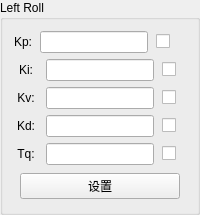
           <widget class="QGroupBox" name="groupBox_3">
            <property name="title">
             <string>Left Roll</string>
            </property>
            <layout class="QVBoxLayout" name="verticalLayout_11">
             <item>
              <layout class="QVBoxLayout" name="verticalLayout_3">
               <item>
                <layout class="QHBoxLayout" name="horizontalLayout_9" stretch="0">
                 <property name="spacing">
                  <number>3</number>
                 </property>
                 <property name="sizeConstraint">
                  <enum>QLayout::SetDefaultConstraint</enum>
                 </property>
                 <item>
                  <layout class="QHBoxLayout" name="horizontalLayout_10" stretch="0,0,1">
                   <property name="spacing">
                    <number>8</number>
                   </property>
                   <property name="sizeConstraint">
                    <enum>QLayout::SetDefaultConstraint</enum>
                   </property>
                   <item>
                    <widget class="QLabel" name="label_10">
                     <property name="text">
                      <string>Kp:</string>
                     </property>
                     <property name="alignment">
                      <set>Qt::AlignCenter</set>
                     </property>
                    </widget>
                   </item>
                   <item>
                    <widget class="QLineEdit" name="lineEdit_lroll_kp">
                     <property name="inputMethodHints">
                      <set>Qt::ImhDigitsOnly</set>
                     </property>
                     <property name="alignment">
                      <set>Qt::AlignRight|Qt::AlignTrailing|Qt::AlignVCenter</set>
                     </property>
                    </widget>
                   </item>
                   <item>
                    <widget class="QCheckBox" name="checkBox_lroll_kp">
                     <property name="layoutDirection">
                      <enum>Qt::LeftToRight</enum>
                     </property>
                     <property name="text">
                      <string/>
                     </property>
                    </widget>
                   </item>
                  </layout>
                 </item>
                </layout>
               </item>
               <item>
                <layout class="QHBoxLayout" name="horizontalLayout_11" stretch="1,0,1">
                 <property name="spacing">
                  <number>8</number>
                 </property>
                 <property name="sizeConstraint">
                  <enum>QLayout::SetDefaultConstraint</enum>
                 </property>
                 <item>
                  <widget class="QLabel" name="label_12">
                   <property name="text">
                    <string>Ki:</string>
                   </property>
                   <property name="alignment">
                    <set>Qt::AlignCenter</set>
                   </property>
                  </widget>
                 </item>
                 <item>
                  <widget class="QLineEdit" name="lineEdit_lroll_ki">
                   <property name="inputMethodHints">
                    <set>Qt::ImhDigitsOnly</set>
                   </property>
                   <property name="alignment">
                    <set>Qt::AlignRight|Qt::AlignTrailing|Qt::AlignVCenter</set>
                   </property>
                  </widget>
                 </item>
                 <item>
                  <widget class="QCheckBox" name="checkBox_lroll_ki">
                   <property name="layoutDirection">
                    <enum>Qt::LeftToRight</enum>
                   </property>
                   <property name="text">
                    <string/>
                   </property>
                  </widget>
                 </item>
                </layout>
               </item>
               <item>
                <layout class="QHBoxLayout" name="horizontalLayout_12" stretch="1,0,1">
                 <property name="spacing">
                  <number>8</number>
                 </property>
                 <property name="sizeConstraint">
                  <enum>QLayout::SetDefaultConstraint</enum>
                 </property>
                 <item>
                  <widget class="QLabel" name="label_13">
                   <property name="text">
                    <string>Kv:</string>
                   </property>
                   <property name="alignment">
                    <set>Qt::AlignCenter</set>
                   </property>
                  </widget>
                 </item>
                 <item>
                  <widget class="QLineEdit" name="lineEdit_lroll_kv">
                   <property name="inputMethodHints">
                    <set>Qt::ImhDigitsOnly</set>
                   </property>
                   <property name="alignment">
                    <set>Qt::AlignRight|Qt::AlignTrailing|Qt::AlignVCenter</set>
                   </property>
                  </widget>
                 </item>
                 <item>
                  <widget class="QCheckBox" name="checkBox_lroll_kv">
                   <property name="layoutDirection">
                    <enum>Qt::LeftToRight</enum>
                   </property>
                   <property name="text">
                    <string/>
                   </property>
                  </widget>
                 </item>
                </layout>
               </item>
               <item>
                <layout class="QHBoxLayout" name="horizontalLayout_13" stretch="1,0,1">
                 <property name="spacing">
                  <number>8</number>
                 </property>
                 <property name="sizeConstraint">
                  <enum>QLayout::SetDefaultConstraint</enum>
                 </property>
                 <item>
                  <widget class="QLabel" name="label_14">
                   <property name="text">
                    <string>Kd:</string>
                   </property>
                   <property name="alignment">
                    <set>Qt::AlignCenter</set>
                   </property>
                  </widget>
                 </item>
                 <item>
                  <widget class="QLineEdit" name="lineEdit_lroll_kd">
                   <property name="inputMethodHints">
                    <set>Qt::ImhDigitsOnly</set>
                   </property>
                   <property name="alignment">
                    <set>Qt::AlignRight|Qt::AlignTrailing|Qt::AlignVCenter</set>
                   </property>
                  </widget>
                 </item>
                 <item>
                  <widget class="QCheckBox" name="checkBox_lroll_kd">
                   <property name="layoutDirection">
                    <enum>Qt::LeftToRight</enum>
                   </property>
                   <property name="text">
                    <string/>
                   </property>
                  </widget>
                 </item>
                </layout>
               </item>
               <item>
                <layout class="QHBoxLayout" name="horizontalLayout_14" stretch="1,0,1">
                 <property name="spacing">
                  <number>8</number>
                 </property>
                 <property name="sizeConstraint">
                  <enum>QLayout::SetDefaultConstraint</enum>
                 </property>
                 <item>
                  <widget class="QLabel" name="label_15">
                   <property name="text">
                    <string>Tq:</string>
                   </property>
                   <property name="alignment">
                    <set>Qt::AlignCenter</set>
                   </property>
                  </widget>
                 </item>
                 <item>
                  <widget class="QLineEdit" name="lineEdit_lroll_tq">
                   <property name="inputMethodHints">
                    <set>Qt::ImhDigitsOnly</set>
                   </property>
                   <property name="alignment">
                    <set>Qt::AlignRight|Qt::AlignTrailing|Qt::AlignVCenter</set>
                   </property>
                  </widget>
                 </item>
                 <item>
                  <widget class="QCheckBox" name="checkBox_lroll_tq">
                   <property name="layoutDirection">
                    <enum>Qt::LeftToRight</enum>
                   </property>
                   <property name="text">
                    <string/>
                   </property>
                  </widget>
                 </item>
                </layout>
               </item>
               <item>
                <layout class="QHBoxLayout" name="horizontalLayout_15">
                 <property name="leftMargin">
                  <number>6</number>
                 </property>
                 <property name="topMargin">
                  <number>2</number>
                 </property>
                 <property name="rightMargin">
                  <number>6</number>
                 </property>
                 <property name="bottomMargin">
                  <number>2</number>
                 </property>
                 <item>
                  <widget class="QPushButton" name="pushButton_lroll">
                   <property name="text">
                    <string>设置</string>
                   </property>
                  </widget>
                 </item>
                </layout>
               </item>
              </layout>
             </item>
            </layout>
           </widget>
